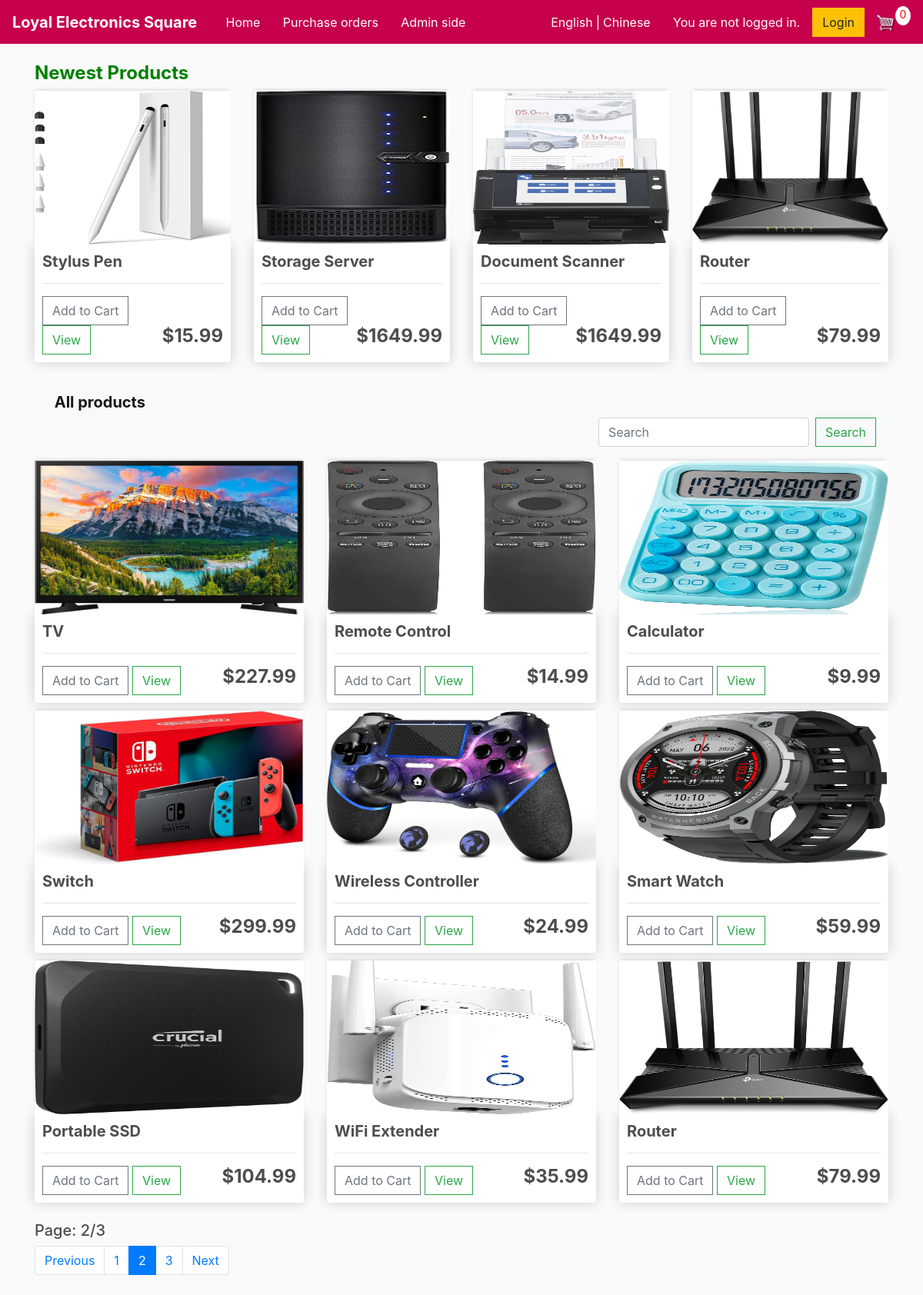
Before: /?page=2 with the older database file.
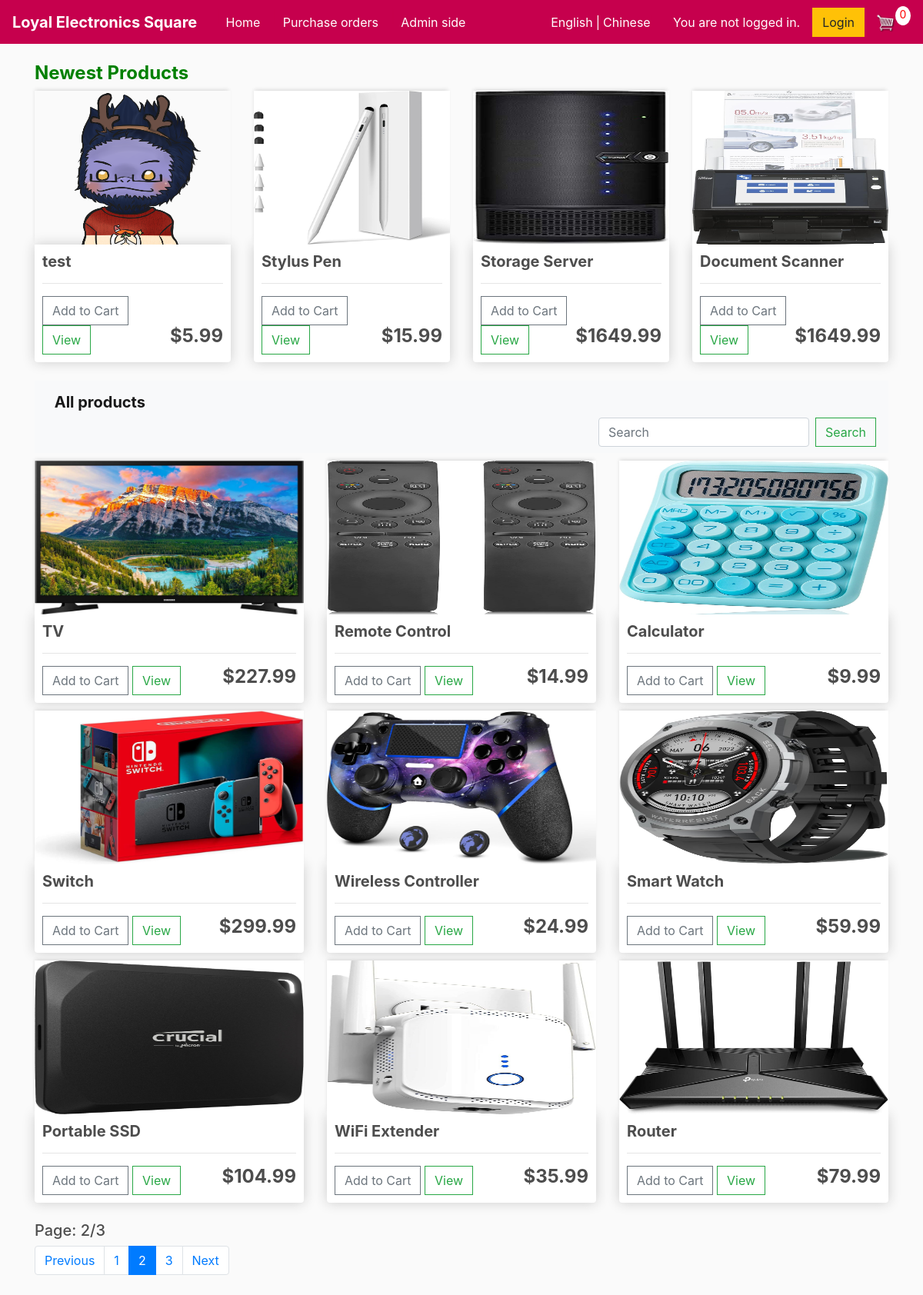
After: the same page with the newer database file.
### store/models.py (models this page shows, shortened)
class Product(models.Model):
    name = models.CharField(max_length=200, null=True, verbose_name=_('name'))
    price = models.DecimalField(max_digits=10, decimal_places=2, verbose_name=_('price'))
    brand = models.CharField(max_length=16, null=True, verbose_name=_('brand'))
    connectivity_technology = models.CharField(max_length=32, null=True, verbose_name=_('connectivity_technology'))
    digital = models.BooleanField(default=False, null=True, blank=False)
    cover_image = models.ImageField(null=True, blank=True, verbose_name=_('cover_image'))
    description = models.TextField(null=True, verbose_name=_('description'))
    is_active = models.BooleanField(default=True, verbose_name=_('is_active'))

### store/views.py (the view)
# urls.py: path('', include('store.urls')),
def store(request):
     if request.user.is_authenticated:
          customer = request.user.customer
          order, created = Order.objects.get_or_create(customer=customer, complete=False)
          items = order.orderitem_set.all()
          cartItems = order.get_cart_items
     else:
          items = []
          order = {'get_cart_total':0, 'get_cart_items':0, 'shipping':False}
          cartItems = order['get_cart_items']
     if 'q' in request.GET:
          q = request.GET['q']
          products = Product.objects.filter(name__icontains=q, is_active=True)
     else:
          products = Product.objects.filter(is_active=True)
     page = Paginator(products, 9)
     page_list = request.GET.get('page')
     page = page.get_page(page_list)
     products = Product.objects.filter(is_active=True)
     newest = Product.objects.order_by('-id')[:4]
     top_selling_products = OrderItem.objects.values('product__id','product__name', 'product__cover_image', 'product__price').annotate(total_quantity=Sum('quantity')).order_by('-total_quantity')[:4]
     context = {'products':products, 'cartItems':cartItems, 'page': page, 'newest': newest,'top_selling_products':top_selling_products}
     return render(request, 'store/store.html', context)

### store/templates/store/Store.html
{% extends 'store/main.html' %}
{% load static %}
{% load i18n %}
{% block content %}
	<h4 style="color: green;"><strong>{% trans 'Newest Products' %}</strong></h4>
	<div class="row">
		{% for product in newest %}
		<div class="col-lg-3">
			<img class="thumbnail" src="{{product.cover_image.url}}">
			<div class="box-element product">
				<h5><strong>{{product.name}}</strong></h5>
				<hr>
				<button data-product="{{product.id}}" data-action="add" class="btn btn-outline-secondary add-btn update-cart">{% trans 'Add to Cart' %}</button>
				<br>
				<a class="btn btn-outline-success" href="{% url 'product' product.id %}">{% trans 'View' %}</a>
				<h4 style="display: inline-block; float: right"><strong>
				${{product.price|floatformat:2}}</strong></h4>
			</div>
		</div>
		{% endfor %}
	</div>
	<br>
	<nav class="navbar navbar-light bg-light justify-content-end">
		<a class="navbar-brand" style="margin-right: 950px;"><strong>{% trans 'All products' %}</strong></a>
		<form class="form-inline">
		<input class="form-control mr-sm-2" name="q" type="search" placeholder="{% trans 'Search' %}" aria-label="Search">
		<button class="btn btn-outline-success my-2 my-sm-0" type="submit">{% trans 'Search' %}</button>
		</form>
  	</nav>
	<div class="row">
		{% for product in page.object_list %}
		<div class="col-lg-4">
			<img class="thumbnail" src="{{product.cover_image.url}}">
			<div class="box-element product">
				<h5><strong>{{product.name}}</strong></h5>
				<hr>
				<button data-product="{{product.id}}" data-action="add" class="btn btn-outline-secondary add-btn update-cart">{% trans 'Add to Cart' %}</button>
				<a class="btn btn-outline-success" href="{% url 'product' product.id %}">{% trans 'View' %}</a>
				<h4 style="display: inline-block; float: right"><strong>
				${{product.price|floatformat:2}}</strong></h4>
			</div>
		</div>
		{% endfor %}
	</div>
	<br>
	<h5>{% trans 'Page:' %} {{ page.number }}/{{ page.paginator.num_pages}}</h5>
	<nav aria-label="...">
		<ul class="pagination">
		  	<li class="page-item">
				{% if page.has_previous %}
				<a class="page-link" href="{% url 'store' %}?page={{ page.previous_page_number }}">{% trans 'Previous' %}</a>
				{% endif %}
		  	</li>
			{% for num_page in page.paginator.page_range %}
			<br/>
			{% if page.number == num_page %}
			<li class="page-item active" aria-current="page">
				<a class="page-link" href="{% url 'store' %}?page={{ num_page }}">{{ num_page }}</a>
			</li>
			{% else %}
			<li class="page-item" aria-current="page">
				<a class="page-link" href="{% url 'store' %}?page={{ num_page }}">{{ num_page }}</a>
			</li>
			{% endif %}
			<br/>
			{% endfor %}
			<li class="page-item">
				{% if page.has_next %}
				<a class="page-link" href="{% url 'store' %}?page={{ page.next_page_number }}">{% trans 'Next' %}</a>
				{% endif %}
			</li>
		</ul>
	  </nav>
	</div>
{% endblock content %}

Changed rows visible on the page:
no longer on one of the page's lists (row unchanged): Product: name "Router", price "79.99"
added Product: cover_image (picture), name "test", price "5.99", shown under "Newest Products"
